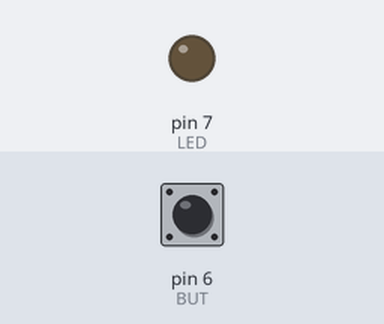
This sketch was run on a simulated Arduino Uno, built with avr-gcc and run on an emulated ATmega328P. On the bench: output pins drawn as LEDs (lit = HIGH). Inputs (shaded band) come from the test bench; at power-on: pin 6 (BUT) HIGH.

Above: at 1.2 s.
1.3 s: pin 6 (BUT) pulled LOW for 0.15 s
At 2.5 s:
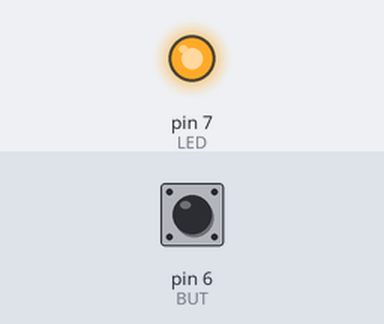
Timing chart, 0 to 4.3 s (numbered marks = the images above; inputs shaded):
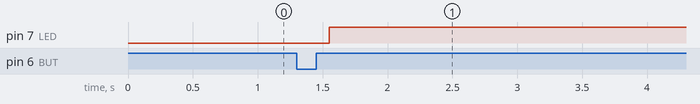

Measured:
- after the input at 1.3 s, pin 7 (LED): LOW → HIGH after 0.25 s

The sketch:

sesty.ino
```cpp
const int LED = 7;
const int BUT = 6;
long T0;
long T1;
int S = 0;
void setup() {
  pinMode(LED, OUTPUT);
  pinMode(BUT, INPUT_PULLUP);
}

void loop() {
  while (digitalRead(BUT) == HIGH) {}
  T0 = millis();
  while ((digitalRead(BUT) == LOW) && ((millis() - T0) < 1000)) {}
  if ((millis() - T0) >= 1000) {
    S++;
  };
  while (digitalRead(BUT) == LOW) {}
  delay(100);

  if ((S%5) == 0) {
    digitalWrite(LED, HIGH);
  }
}
```
